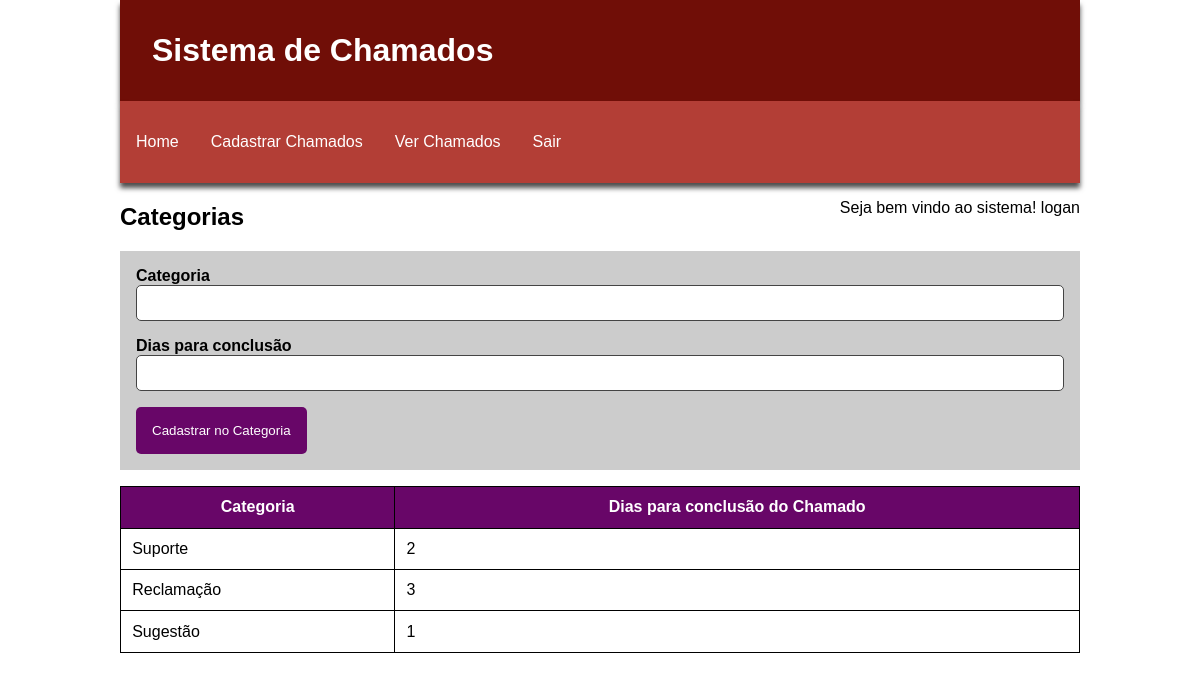
Screenshot of /gerenciador_de_chamados/admin/categorias.php (signed in) with the database file from the repository.
### tables this page shows
CREATE TABLE `tbcategoria` (
  `id` int(11) NOT NULL,
  `categoria` varchar(45) NOT NULL,
  `dias_conclusao` int(11) NOT NULL
);

### gerenciador_de_chamados/admin/categorias.php (the view)
<?php require_once "components/topo.php"; ?>
<?php require_once $basePath . '/projetos/gerenciador_de_chamados/db/conexao.php'; ?>
       <h2>Categorias</h2>
<form action="categorias_save.php" method="POST">
    <div>
  <label for="categoria">Categoria</label>
  <input type="text" name="categoria" required>
  </div>
  <div>
  <label for="dias_conclusao">Dias para conclusão</label>
  <input type="number" name="dias_conclusao" required>
  </div>
  <input type="submit" value = "Cadastrar no Categoria" class = "btn btn-logar">
</form>
<?php
$sql = "select * from tbcategoria";
$resultSetCategoria = mysqli_query($conn, $sql);
if(mysqli_num_rows($resultSetCategoria)>0) {
?>
<table class="my-table">
    <thead>
        <tr>
            <th>Categoria</th>
            <th>Dias para conclusão do Chamado</th>
        </tr>
    </thead>
    <tbody>
        <?php while($categoria = mysqli_fetch_assoc($resultSetCategoria)) { ?>
            <tr>
                <td><?=$categoria["categoria"] ?> </td>
                <td><?=$categoria["dias_conclusao"] ?> </td>
            </tr>
            <?php } ?>
    </tbody>
</table>
<?php } ?>
<?php require_once "components/rodape.php"; ?>

### gerenciador_de_chamados/CSS/style.css (style rules this page uses)
body { margin:0; font-family:'Lucida Sans', 'Lucida Sans Regular', 'Lucida Grande', 'Lucida Sans Unicode', Geneva, Verdana, sans-serif; }
.container form { background-color: rgba(0 ,0,0,0.2); padding: 1rem; }
.container form div { width: 100%; margin-bottom: 1rem; }
.container form div > label { display: block; font-weight: bold; }
.container form div > input,.container > form div > select { box-sizing: border-box; padding: 0.6rem; width: 100%; border-radius: 5px; outline: none; border:1px solid #444; }
.btn { padding:1rem; border:none; border-radius: 5px; cursor:pointer; }
.btn-logar { background-color:rgb(104,6,104); color:#FFF; }
.my-table { width: 100%; border:1px solid #444; border-collapse:collapse; margin-top: 1rem; }
.my-table thead tr:first-child { background-color: rgb(104, 6, 104); color:#FFF; }
.my-table tr, .my-table th, .my-table td { border:1px solid #000; padding:0.7rem; }

### gerenciador_de_chamados/admin/components/topo.php (style rules this page uses)
.container form { background-color: rgba(0 ,0,0,0.2); padding: 1rem; }
.container form div { width: 100%; margin-bottom: 1rem; }
.container form div > label { display: block; font-weight: bold; }
.container form div > input,.container form div > select,.container form div > textarea { box-sizing: border-box; padding: 0.6rem; width: 100%; border-radius: 5px; outline: none; border:1px solid #444; }
.my-table { width: 100%; border:1px solid #444; border-collapse:collapse; margin-top: 1rem; }
.my-table thead tr:first-child { background-color: rgb(104, 6, 104); color:#FFF; }
.my-table tr, .my-table th, .my-table td { border:1px solid #000; padding:0.7rem; }

### rows the page displays
tbcategoria: categoria "Suporte", dias_conclusao "2"
tbcategoria: categoria "Reclamação", dias_conclusao "3"
tbcategoria: categoria "Sugestão", dias_conclusao "1"

### other values shown
$_SESSION["nome"] "logan"
